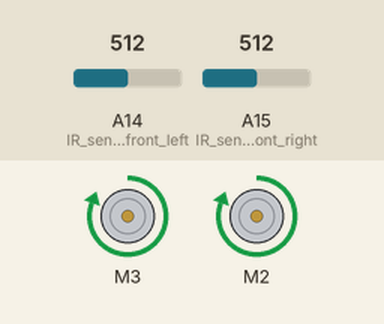
Bench run of a sketch on a simulated Arduino Mega 2560, built with avr-gcc and run on an emulated ATmega2560. Parts: 2 × DC motor (green arrow = forward, orange = backward, longer = faster). The inputs (shaded band) are chosen by the test bench; at power-on: A14 (IR_sensor_front_left) = 512, A15 (IR_sensor_front_right) = 512.

Above: at 6.2 s.
6.3 s: A14 (IR_sensor_front_left) set to 983
7.8 s: A14 (IR_sensor_front_left) set to 1007
At 8.2 s:
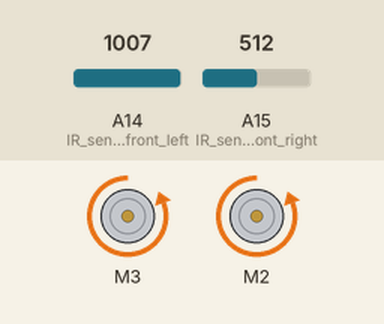
10.8 s: A14 (IR_sensor_front_left) set to 980
12.4 s: A14 (IR_sensor_front_left) set to 1000
At 13.3 s:
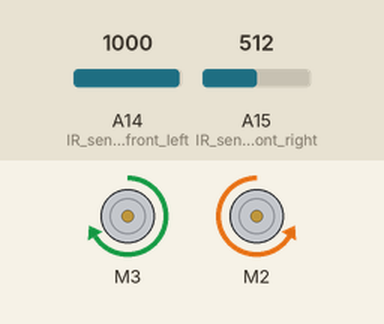
Timing chart, 0 to 16.4 s (numbered marks = the images above; inputs shaded):
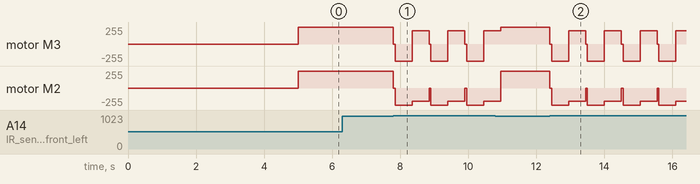

Measured:
- the behaviour switches between 990 and 991 on A14 (IR_sensor_front_left) (found by bisection; images 0 and 1)
- after the input at 6.3 s, every drawn part: stays the same
- after the input at 7.8 s, motor M3: forward 255/255 → stopped at once, then repeats every 1.1 s: backward 255/255 0.50 s, forward 200/255 0.50 s, stopped 0.05 s; motor M2: forward 255/255 → stopped at once, then repeats every 1.1 s: backward 255/255 0.50 s, backward 200/255 0.50 s, stopped 0.05 s
- after the input at 12.4 s, motor M3: forward 255/255 → stopped at once, then repeats every 1.1 s: backward 255/255 0.50 s, forward 200/255 0.50 s, stopped 0.05 s; motor M2: forward 255/255 → stopped at once, then repeats every 1.1 s: backward 255/255 0.50 s, backward 200/255 0.50 s, stopped 0.05 s

The sketch:

sumo_robot_just_the_front_sensors.ino
```cpp
#include <Ultrasonic.h>
#include <AFMotor.h>
/*

 by ahmed Azouz
  https://www.instructables.com/id/How-to-Make-Ardu...

 Download the lib from here first
  https://github.com/ErickSimoes/Ultrasonic/blob/ma...

*/

Ultrasonic ultrasonic(47,51);
// ++++++++++++++++++++++++ motor pins in


AF_DCMotor motor3(3);
AF_DCMotor motor2(2);

//  ++++++++++++++++++++++++++++++++
#define IR_sensor_front_right A15 // front sensor
#define IR_sensor_front_left A14 // front sensor

//++++++++++++++++++++++++++++++++++
int distance ;


void setup()
{
Serial.begin(9600);
//motor3.setSpeed(200);
//motor2.setSpeed(200);
motor3.run(RELEASE);
motor2.run(RELEASE);
delay (5000); // as per sumo compat roles
}
void loop()
{

int IR_front_right = analogRead(IR_sensor_front_right);
 int IR_front_left = analogRead(IR_sensor_front_left);
FORWARD_(255);
if (IR_front_right > 990 || IR_front_left > 990 )  // < 650 means white line
 {
 Stop();
 delay (50);
 BACKWARD_(255);
 delay (500);
 ROTATE(200); // start rotete if (distance < 20){
 delay(500);
 }

/*if (IR_back_right < 700 || IR_back_left < 700 )  //
 {
 Stop();
 delay (50);
 FORWARD(255);
 delay (500);
 }

 // ----------- debugging ----------------
Serial.print(ultrasonic.Ranging(CM));
Serial.println("cm");
Serial.println("IR front :");
Serial.println(IR_front);
Serial.println("IR back :");
Serial.println(IR_back);
*/

} //--------------------------------------------
void FORWARD_ (int Speed){
  //When we want to let Motor To move forward,
  // just void this part on the loop section .
  motor3.run(FORWARD);
  motor2.run(FORWARD);
  motor3.setSpeed(Speed);
  motor2.setSpeed(Speed);

}//--------------------------------------------
void ROTATE (int Speed){
  //When we want to let Motor To move forward,
  // just void this part on the loop section .
  motor3.run(FORWARD);
  motor2.run(BACKWARD);
  motor3.setSpeed(Speed);
  motor2.setSpeed(Speed);
}//--------------------------------------------
void BACKWARD_ (int Speed)
{
  //When we want to let Motor To Rotate ,
  // just void this part on the loop section .
  motor3.run(BACKWARD);
  motor2.run(BACKWARD);
  motor3.setSpeed(Speed);
  motor2.setSpeed(Speed);
}//--------------------------------------------
void Stop(){
  //When we want to  Motor To stop ,
  // just void this part on the loop section .
  motor3.run(RELEASE);
  motor2.run(RELEASE);
  motor3.setSpeed(0);
  motor2.setSpeed(0);
}
```
